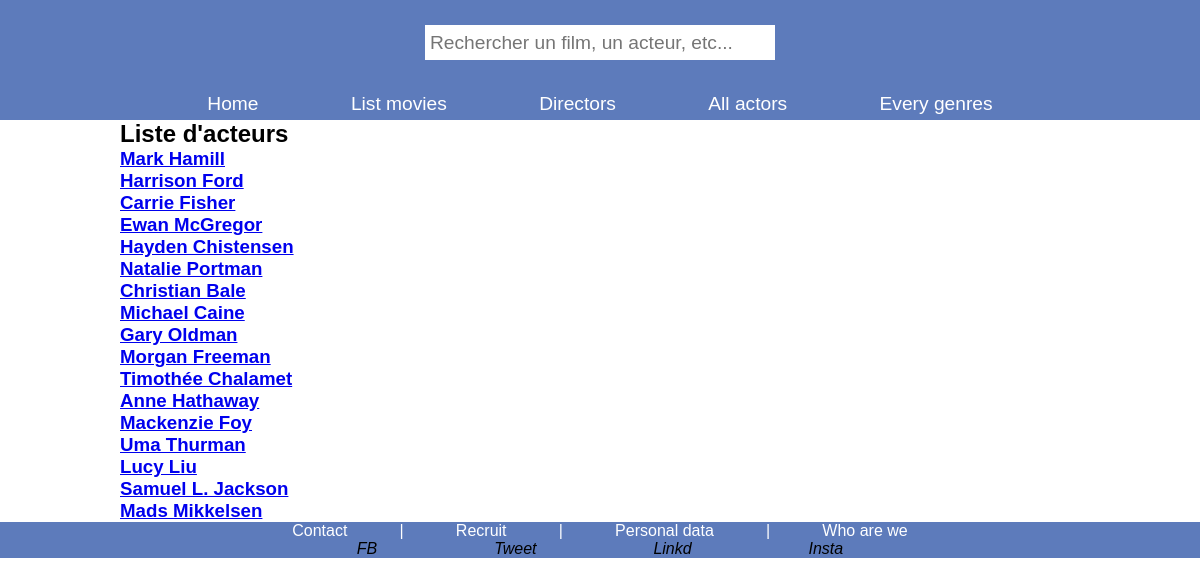
The page /index.php?action=listActors on the database as committed earlier.
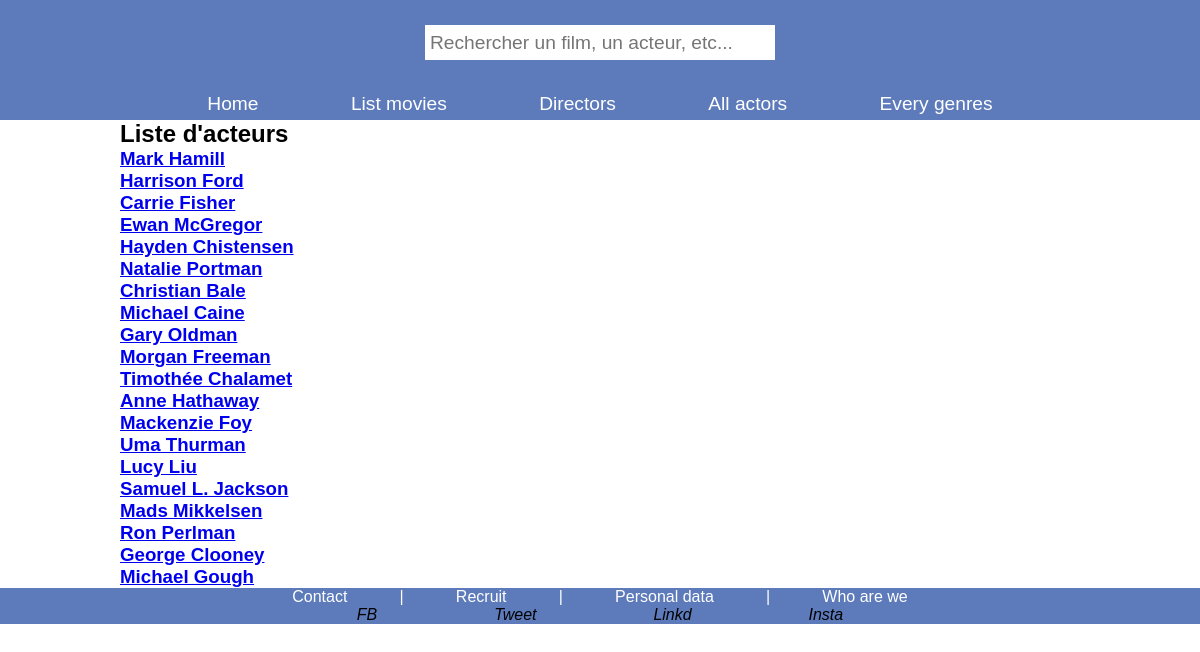
The same page on the database as committed later.
### tables this page shows
CREATE TABLE IF NOT EXISTS `acteur` (
  `id_acteur` int NOT NULL AUTO_INCREMENT,
  `nom` varchar(255) NOT NULL,
  `prenom` varchar(255) NOT NULL,
  `sexe` varchar(255) NOT NULL,
  `dateDeNaissance` datetime NOT NULL,
  PRIMARY KEY (`id_acteur`)
);

### controller/ActorController.php (called while the page is built, shortened)
<?php
require_once "./bdd/DAO.php";
class ActorController {
    public function findAll() {
        $dao = new DAO();
        $sql =
        "SELECT  a.id_acteur, CONCAT(a.prenom ,' ', a.nom) AS full_name, a.sexe
        FROM acteur a
        ";
        $acteurs = $dao->executerRequete($sql);
        require "./view/actor/listActors.php";
    }
}
?>

### bdd/DAO.php (called while the page is built, shortened)
<?php
class DAO{
    private $bdd;
    public function __construct(){
        $this->bdd = new \PDO('mysql:host=localhost;dbname=cinema;charset=utf8', 'root', '');
    }
    public function executerRequete($sql, $params = NULL){
        if ($params == NULL){
            $resultat = $this->bdd->query($sql);
        }else{
            $resultat = $this->bdd->prepare($sql);
            $resultat->execute($params);
        }
        return $resultat;
    }
}

### view/actor/listActors.php (the view, shortened to what this page needs)
<h2>Liste d'acteurs</h2>
<?php
while ($acteur = $acteurs->fetch()) {
    $acteurId = $acteur["id_acteur"];
    echo "<h3><a href='index.php?action=detailsActor&id=$acteurId'>".$acteur["full_name"]."</a></h3>";
?>
<?php
}
?>
<?php
require "./view/layout.php";
?>

Rows that differ between the two databases and show on the page:
added acteur: full_name "Ron Perlman"
added acteur: full_name "George Clooney"
added acteur: full_name "Michael Gough"
